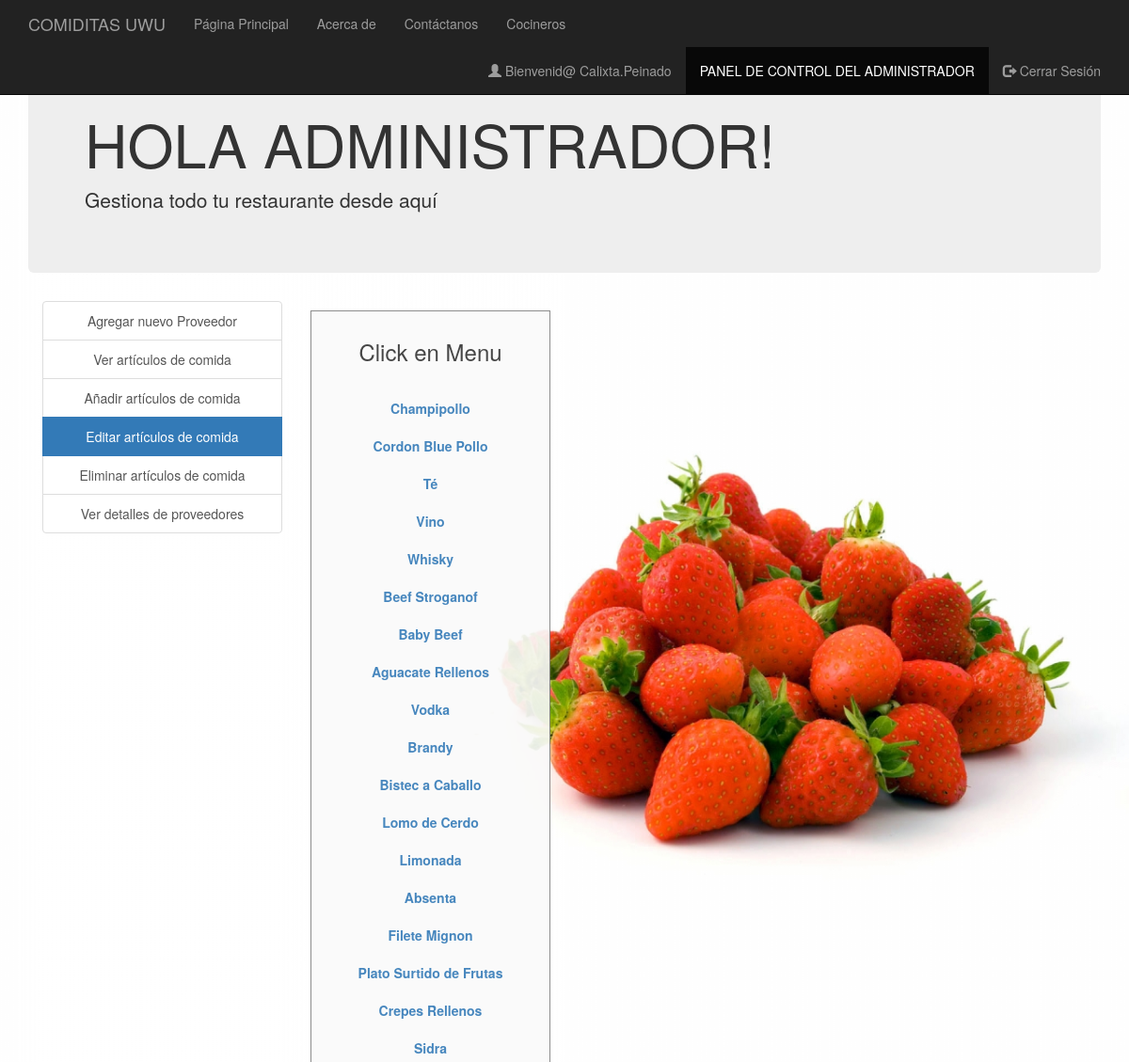
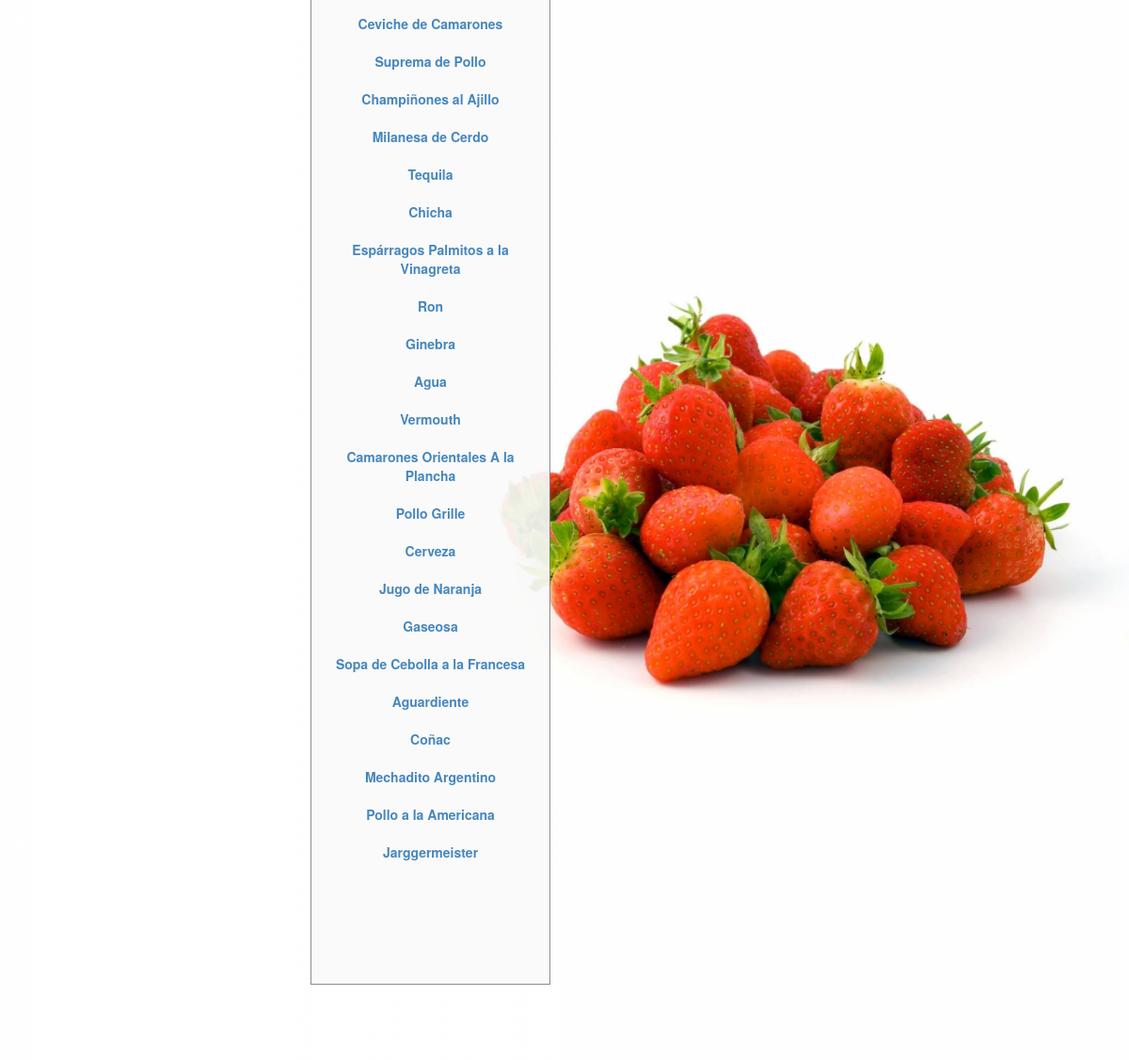
Screenshot of /edit_food_items.php (signed in) with the database file from the repository (2 pictures, top to bottom).
### tables this page shows
create table usuario(
	id integer primary key,
    nombres varchar(30),
    primer_apellido varchar(20),
    segundo_apellido varchar(20),
    correo varchar(30),
    telefono integer,
	usuario varchar(20),
    contrasenha varchar(20)
);

create table consumible(
	id_consumible integer primary key,
    nombre varchar(100),
    descripcion varchar(1000),
    stock integer,
    precio float,
    id_chef integer,
    id_proveedor integer,
    foto_path varchar(1000),
    foreign key (id_chef) references chef(dni),
    foreign key (id_proveedor) references proveedor(id_proveedor)
);

### session_m.php (called while the page is built, shortened)
<?php
$conn = Connect();
$user_check=$_SESSION['login_user1'];
$query = "SELECT usuario FROM `usuario` WHERE usuario = '$user_check'";
$ses_sql = mysqli_query($conn, $query);
$row = mysqli_fetch_assoc($ses_sql);
$login_session =$row['usuario'];
?>

### edit_food_items.php (the view, shortened to what this page needs)
<?php
include('session_m.php');
?>
<!DOCTYPE html>
<html>
  <head>
  </head>
  <link rel="stylesheet" type = "text/css" href ="css/edit_food_items.css">
  <link rel="stylesheet" href="https://maxcdn.bootstrapcdn.com/bootstrap/3.4.1/css/bootstrap.min.css">
  <body>
    <nav class="navbar navbar-inverse navbar-fixed-top navigation-clean-search" role="navigation">
      <div class="container">
        <div class="navbar-header">
          <a class="navbar-brand" href="index.php">COMIDITAS UWU</a>
        </div>
        <div class="collapse navbar-collapse " id="myNavbar">
          <ul class="nav navbar-nav">
            <li><a href="index.php">Página Principal</a></li>
            <li><a href="aboutus.php">Acerca de</a></li>
            <li><a href="contactus.php">Contáctanos</a></li>
            <li><a href="cocineros.php">Cocineros</a></li>
          </ul>
          <ul class="nav navbar-nav navbar-right">
            <li><a href="#"><span class="glyphicon glyphicon-user"></span> Bienvenid@ <?php echo $login_session; ?> </a></li>
            <li class="active"> <a href="managerlogin.php">PANEL DE CONTROL DEL ADMINISTRADOR</a></li>
            <li><a href="logout_m.php"><span class="glyphicon glyphicon-log-out"></span> Cerrar Sesión </a></li>
          </ul>
        </div>
      </div>
    </nav>
<div class="container">
    <div class="jumbotron">
     <h1>HOLA ADMINISTRADOR! </h1>
     <p>Gestiona todo tu restaurante desde aquí</p>
    </div>
    </div>
<div class="container">
    	<div class="col-xs-3" style="text-align: center;">
    	<div class="list-group">
    		<a href="myrestaurant.php" class="list-group-item ">Agregar nuevo Proveedor</a>
    		<a href="view_food_items.php" class="list-group-item ">Ver artículos de comida</a>
    		<a href="add_food_items.php" class="list-group-item ">Añadir artículos de comida</a>
    		<a href="edit_food_items.php" class="list-group-item active">Editar artículos de comida</a>
    		<a href="delete_food_items.php" class="list-group-item ">Eliminar artículos de comida</a>
        <a href="view_order_details.php" class="list-group-item ">Ver detalles de proveedores</a>
    	</div>
    </div>
<div class="col-xs-3">
  <div class="form-area" style="padding: 10px 10px 110px 10px; ">
    <div style="text-align: center;">
      <h3>Click en Menu <br><br></h3>
    </div>
    <?php
    $query = mysqli_query($conn, "SELECT * FROM consumible");
    while ($row = mysqli_fetch_array($query)) {
      ?>
      <div class="list-group" style="text-align: center;">
        <?php
      echo "<b><a href='edit_food_items.php?update= {$row['id_consumible']}'>{$row['nombre']}</a></b>";
        ?>
      </div>
    <?php
    }
    ?>
  </div>
</div>
</div>
  </body>
<br>
</html>

### css/edit_food_items.css (style rules this page uses)
body,html { height: 100%; }
body { padding-top: 50px; background-image: url('headerimg2.jpg'); background-repeat: repeat; background-size: 100%; }
.form-area { background-color: #FAFAFA; padding: 10px 40px 60px; margin: 10px 0px 60px; border: 1px solid GREY; opacity:0.9; }

### rows the page displays
usuario: usuario "Calixta.Peinado"
consumible: nombre "Champipollo"
consumible: nombre "Cordon Blue Pollo"
consumible: nombre "Té"
consumible: nombre "Vino"
consumible: nombre "Whisky"
consumible: nombre "Beef Stroganof"
consumible: nombre "Baby Beef"
consumible: nombre "Aguacate Rellenos"
consumible: nombre "Vodka"
consumible: nombre "Brandy"
consumible: nombre "Bistec a Caballo"
consumible: nombre "Lomo de Cerdo"
consumible: nombre "Limonada"
consumible: nombre "Absenta"
consumible: nombre "Filete Mignon"
consumible: nombre "Plato Surtido de Frutas"
consumible: nombre "Crepes Rellenos"
consumible: nombre "Sidra"
consumible: nombre "Ceviche de Camarones"
consumible: nombre "Suprema de Pollo"
consumible: nombre "Champiñones al Ajillo"
consumible: nombre "Milanesa de Cerdo"
consumible: nombre "Tequila"
consumible: nombre "Chicha"
consumible: nombre "Espárragos Palmitos a la Vinagreta"
consumible: nombre "Ron"
consumible: nombre "Ginebra"
consumible: nombre "Agua"
consumible: nombre "Vermouth"
consumible: nombre "Camarones Orientales A la Plancha"
consumible: nombre "Pollo Grille"
consumible: nombre "Cerveza"
consumible: nombre "Jugo de Naranja"
consumible: nombre "Gaseosa"
consumible: nombre "Sopa de Cebolla a la Francesa"
consumible: nombre "Aguardiente"
consumible: nombre "Coñac"
consumible: nombre "Mechadito Argentino"
consumible: nombre "Pollo a la Americana"
consumible: nombre "Jarggermeister"
